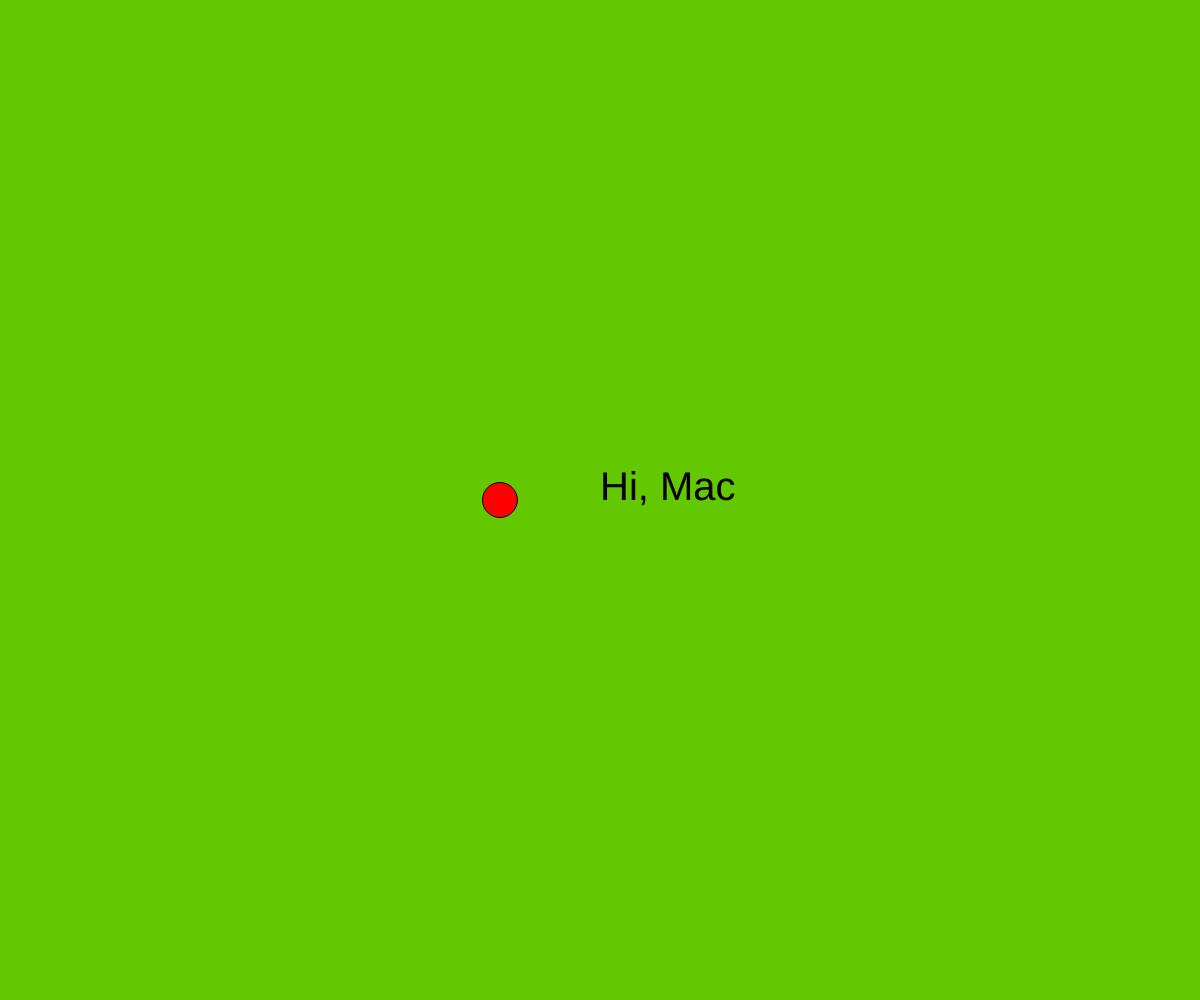
Frame 1 (no input)
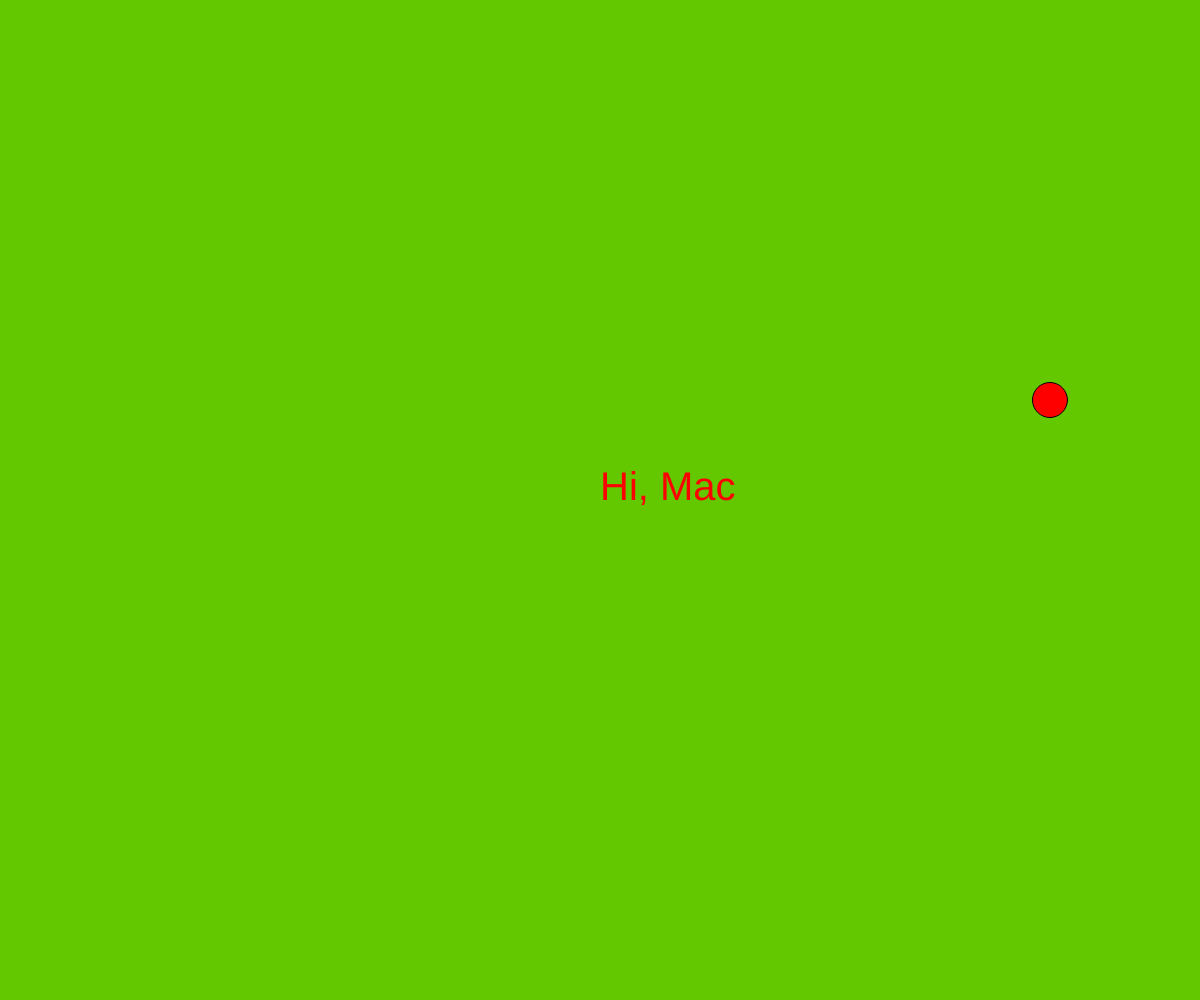
Frame 60 (no input)
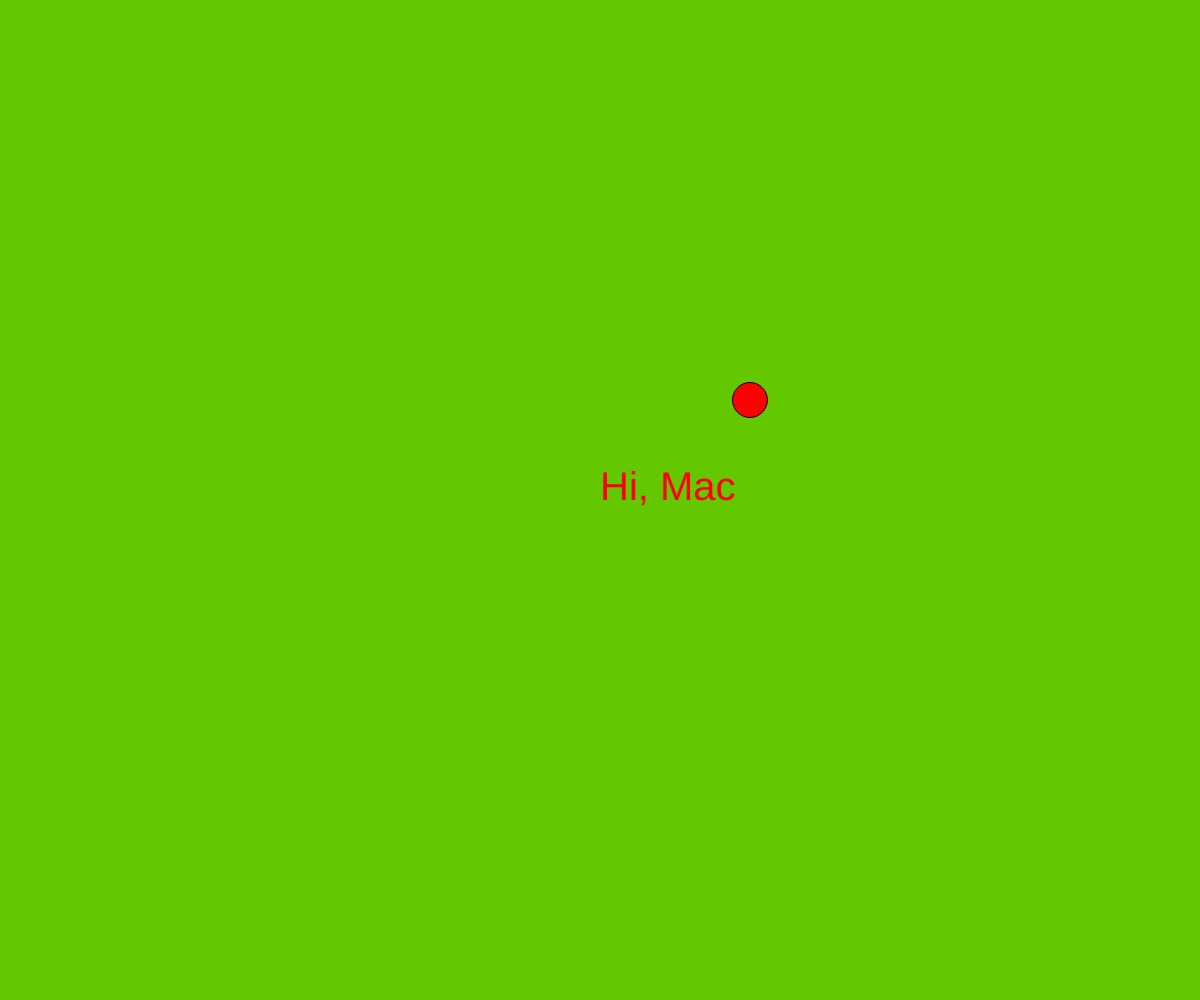
Frame 120 (the mouse pressed at the canvas centre since frame 60)

The p5.js sketch that drew these frames (run headless with seeded random() and noise() and a simulated clock; from frame 60 on, the mouse is pressed at the canvas centre):

// p5.js sketch
// ── sketch.js
let x = 500;
let y = 500;
let speedx = 50;
let speedy = 100;
let diam = 35;

function setup() {
	createCanvas(windowWidth, windowHeight);
}

function draw() {
	background(100, 200, 0);
	textSize(40);
	text("Hi, Mac", windowWidth / 2, windowHeight / 2);
	fill(255, 0, 0);
	ellipse(x, y, diam, diam);
	x += speedx;
	y += speedy;
	if (x > windowWidth - diam / 2 || x < diam / 2) {
		speedx *= -1;
	}
	if (y > windowHeight - diam / 2 || y < diam / 2) {
		speedy *= -1;
	}

}
